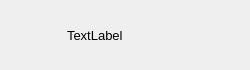
<?xml version="1.0" encoding="UTF-8"?>
<ui version="4.0">
 <class>ConUserItem</class>
 <widget class="QWidget" name="ConUserItem">
  <property name="geometry">
   <rect>
    <x>0</x>
    <y>0</y>
    <width>250</width>
    <height>70</height>
   </rect>
  </property>
  <property name="minimumSize">
   <size>
    <width>2</width>
    <height>70</height>
   </size>
  </property>
  <property name="maximumSize">
   <size>
    <width>16777215</width>
    <height>70</height>
   </size>
  </property>
  <property name="windowTitle">
   <string>Form</string>
  </property>
  <layout class="QHBoxLayout" name="horizontalLayout">
   <property name="topMargin">
    <number>2</number>
   </property>
   <property name="bottomMargin">
    <number>2</number>
   </property>
   <item>
    <widget class="QWidget" name="widget" native="true">
     <property name="minimumSize">
      <size>
       <width>50</width>
       <height>50</height>
      </size>
     </property>
     <property name="maximumSize">
      <size>
       <width>50</width>
       <height>50</height>
      </size>
     </property>
     <widget class="ElaText" name="icon_lb">
      <property name="geometry">
       <rect>
        <x>2</x>
        <y>2</y>
        <width>45</width>
        <height>45</height>
       </rect>
      </property>
      <property name="minimumSize">
       <size>
        <width>45</width>
        <height>45</height>
       </size>
      </property>
      <property name="maximumSize">
       <size>
        <width>45</width>
        <height>45</height>
       </size>
      </property>
      <property name="font">
       <font>
        <pointsize>15</pointsize>
       </font>
      </property>
      <property name="text">
       <string/>
      </property>
      <property name="alignment">
       <set>Qt::AlignmentFlag::AlignCenter</set>
      </property>
     </widget>
     <widget class="QLabel" name="red_lb">
      <property name="geometry">
       <rect>
        <x>27</x>
        <y>2</y>
        <width>30</width>
        <height>30</height>
       </rect>
      </property>
      <property name="minimumSize">
       <size>
        <width>30</width>
        <height>30</height>
       </size>
      </property>
      <property name="maximumSize">
       <size>
        <width>30</width>
        <height>30</height>
       </size>
      </property>
      <property name="text">
       <string/>
      </property>
     </widget>
    </widget>
   </item>
   <item>
    <widget class="ElaText" name="user_name_lb">
     <property name="font">
      <font>
       <pointsize>10</pointsize>
      </font>
     </property>
     <property name="text">
      <string>TextLabel</string>
     </property>
    </widget>
   </item>
   <item>
    <widget class="Status_label" name="status_lb">
     <property name="minimumSize">
      <size>
       <width>12</width>
       <height>12</height>
      </size>
     </property>
     <property name="maximumSize">
      <size>
       <width>12</width>
       <height>12</height>
      </size>
     </property>
     <property name="text">
      <string/>
     </property>
    </widget>
   </item>
  </layout>
 </widget>
 <customwidgets>
  <customwidget>
   <class>ElaText</class>
   <extends>QLabel</extends>
   <header location="global">ElaText.h</header>
  </customwidget>
  <customwidget>
   <class>Status_label</class>
   <extends>ElaText</extends>
   <header location="global">status_label.h</header>
  </customwidget>
 </customwidgets>
 <resources/>
 <connections/>
</ui>
